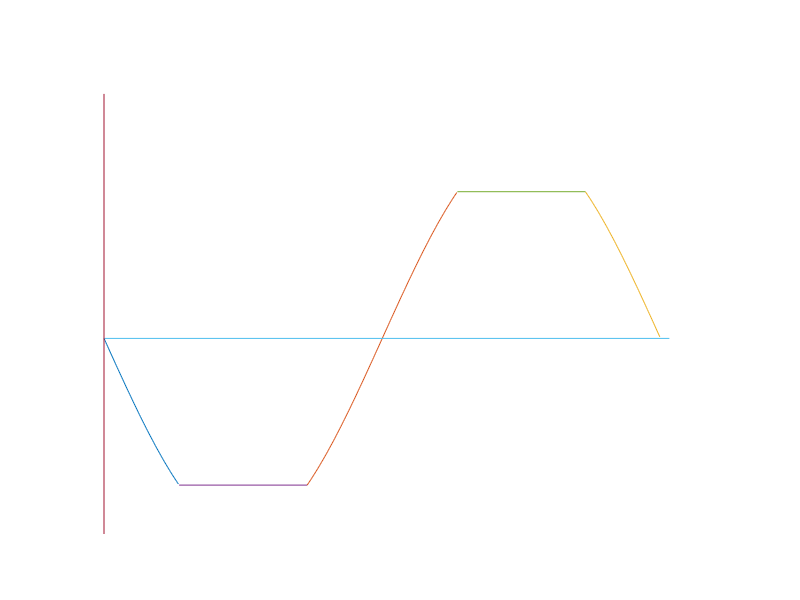
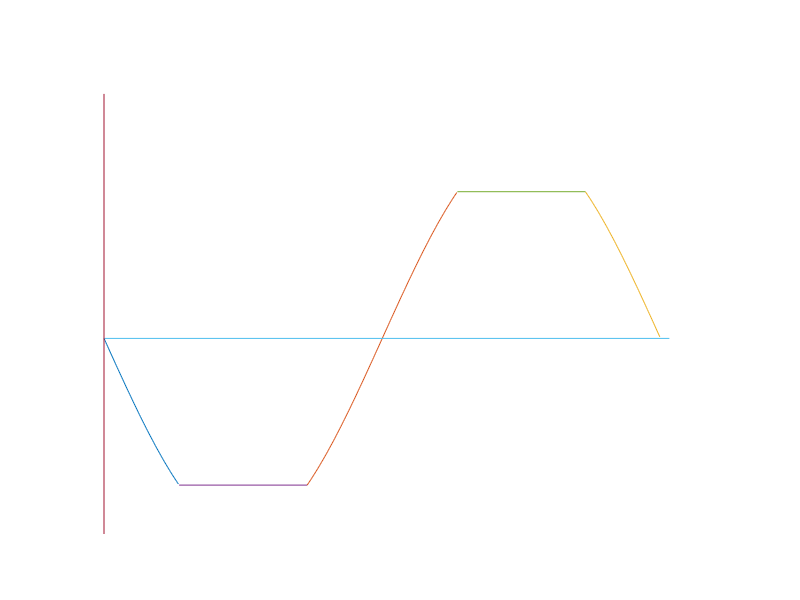

The MATLAB script that drew these images, in order:
## clipped sine wave
clf;
hold on

tclipA=asin(15/20);
tclipB=pi-tclipA;
tclipC=pi+tclipA;
tclipD=2*pi-tclipA;

vo=@(t) -20*sin(t);

t=0:0.01:tclipA;
plot(t,vo(t))

t=tclipB:0.01:tclipC;
plot(t,vo(t))

t=tclipD:0.01:2*pi;
plot(t,vo(t))

t=tclipA:0.01:tclipB;
plot([tclipA,tclipB],[vo(tclipA),vo(tclipA)])

t=tclipA:0.01:tclipB;
plot([tclipC,tclipD],[vo(tclipC),vo(tclipC)])

plot([0,2*pi+0.1],[0,0])
plot([0,0],[-20,25])

grid off
axis off

print -demf clippedSineWave.emf
print -deps clippedSineWave.eps
